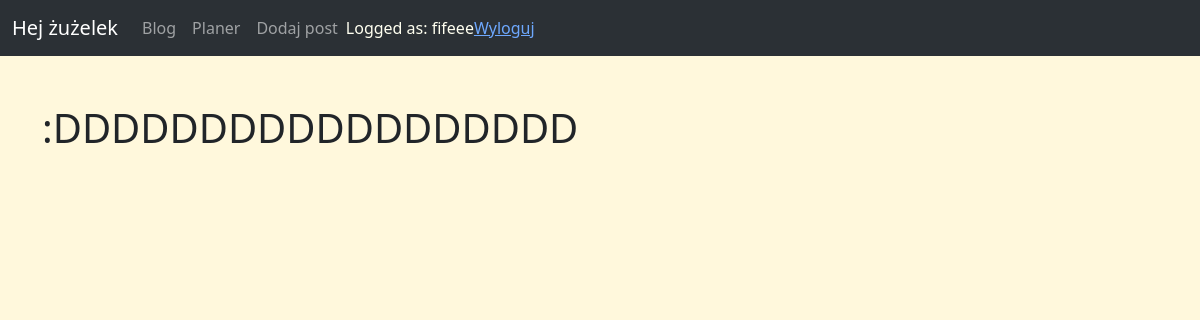
Page /calendar/ (signed in) on the earlier database version.
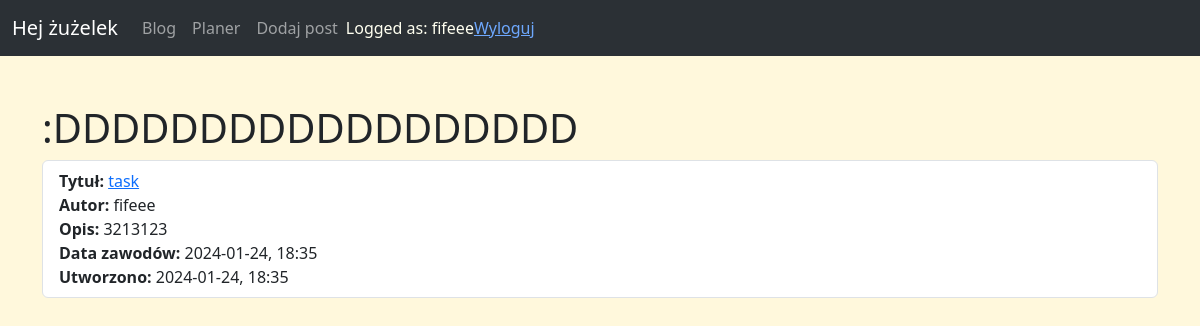
Same page on the later database version.
### speedway_calendar/models.py (models this page shows, shortened)
class Task(models.Model):
    title = models.CharField(max_length=255)
    author = models.ForeignKey(User, on_delete=models.CASCADE)
    place = models.CharField(max_length=255)
    match_date = models.DateTimeField()
    description = models.CharField(max_length=255)
    created_at = models.DateTimeField(auto_now_add=True)
    updated_at = models.DateTimeField(auto_now=True)

### speedway_calendar/views.py (the view)
# urls.py: path('', HomeView.as_view(), name='calendar_home'),
class HomeView(ListView):
    model = Task
    template_name = 'speedway_calendar/home.html'
    def get_queryset(self):
        return Task.objects.filter(author__username=self.request.user)

### speedway_calendar/templates/speedway_calendar/home.html (shortened to what this page needs)
{% extends 'base.html' %}
{% block content %}
    <h1>:DDDDDDDDDDDDDDDDDD</h1>
    <ul class="list-group">
        {% for task in task_list %}
            <li class="list-group-item">
                <b>Tytuł:</b> <a href="{% url 'calendar_details' task.pk %}">{{ task.title }}</a><br>
                <b>Autor:</b> {{ task.author }}<br>
                <b>Opis:</b> {{ task.description }}<br>
                <b>Data zawodów:</b> {{ task.match_date|date:'Y-m-d, G:i' }}<br>
                <b>Utworzono:</b> {{ task.created_at|date:'Y-m-d, G:i' }}<br>
            </li>
        {% endfor %}
    </ul>
{% endblock %}

Differences in the rows shown:
added Task: title "task", author "fifeee", description "3213123", match_date "2024-01-24, 18:35", created_at "2024-01-24, 18:35"
